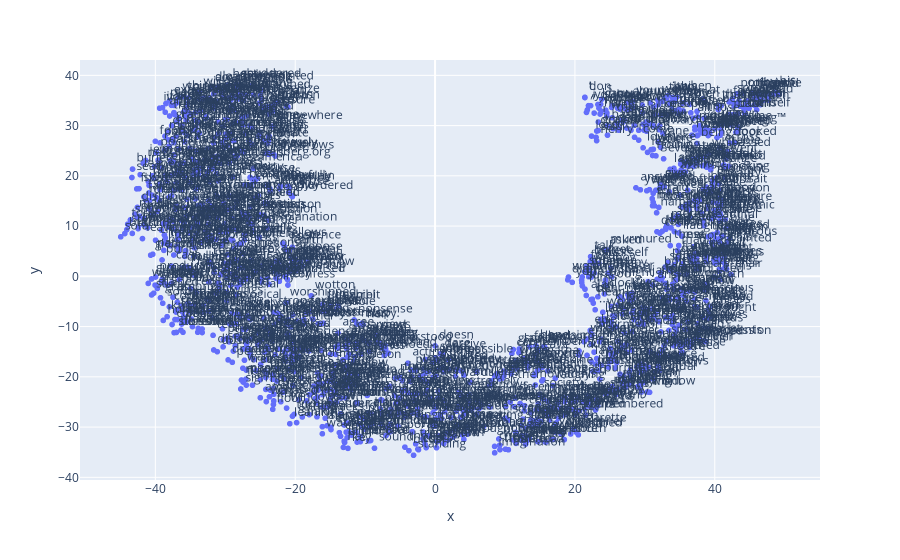

The notebook cell saved with this chart:
### Code cell
import plotly.express as px
import pandas as pd

def plot_with_plotly(x_vals, y_vals, labels):
    data = {'x': x_vals, 'y': y_vals, 'labels': labels}
    df = pd.DataFrame(data)

    fig = px.scatter(df, x='x', y='y', text='labels')
    fig.update_traces(textposition='top right')

    fig.show()


x_vals, y_vals, labels = reduce_dimensions(model)

plot_with_plotly(x_vals, y_vals, labels)

### Figure 1 — Plotly figure (JSON) as saved in the notebook; plotly's stock layout.template omitted (floating-point values rounded to 4 significant figures; data arrays with more than 128 entries replaced by an {"elided": "..."} marker saying what was removed)
{"data": [{"hovertemplate": "x=%{x}<br>y=%{y}<br>labels=%{text}<extra></extra>", "legendgroup": "", "marker": {"color": "#636efa", "symbol": "circle"}, "mode": "markers+text", "name": "", "showlegend": false, "text": {"elided": "1636 str values"}, "x": {"elided": "1636 float values"}, "xaxis": "x", "y": {"elided": "1636 float values"}, "yaxis": "y", "type": "scattergl", "textposition": "top right"}], "layout": {"xaxis": {"anchor": "y", "domain": [0, 1], "title": {"text": "x"}}, "yaxis": {"anchor": "x", "domain": [0, 1], "title": {"text": "y"}}, "legend": {"tracegroupgap": 0}, "margin": {"t": 60}}}
